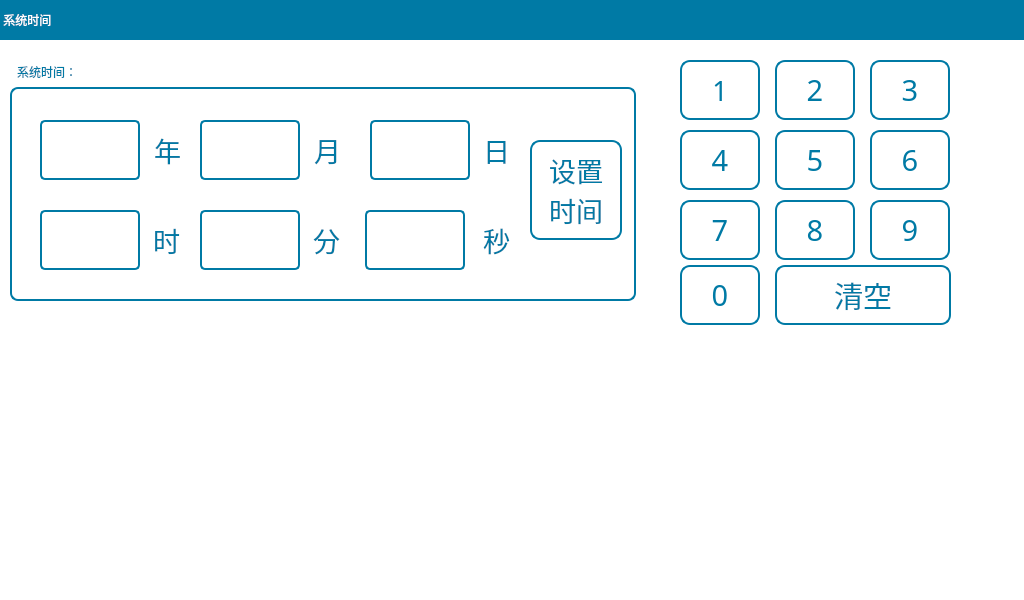
<?xml version="1.0" encoding="UTF-8"?>
<ui version="4.0">
 <class>ConfTime</class>
 <widget class="QWidget" name="ConfTime">
  <property name="geometry">
   <rect>
    <x>0</x>
    <y>0</y>
    <width>1024</width>
    <height>600</height>
   </rect>
  </property>
  <property name="focusPolicy">
   <enum>Qt::NoFocus</enum>
  </property>
  <property name="windowTitle">
   <string>Form</string>
  </property>
  <property name="styleSheet">
   <string notr="true">QWidget#ConfTime{
background-color: rgb(255, 255, 255);
}
QLineEdit{
font: 20pt &quot;文泉驿等宽微米黑&quot;;
color:rgb(0, 122, 165);
border-radius:5px;
border:2px solid rgb(0, 122, 165);
background-color: rgb(255, 255, 255);
}
QToolButton{
font: 20pt &quot;文泉驿等宽微米黑&quot;;
color:rgb(0, 122, 165);
border:2px solid rgb(0, 122, 165);
border-radius:10px;
background-color: rgb(255, 255, 255);
}
QLabel{
font: 20pt &quot;文泉驿等宽微米黑&quot;;
color:rgb(0, 122, 165);
}
QGroupBox{
font: 20pt &quot;文泉驿等宽微米黑&quot;;
color: rgb(0, 122, 165);
border:2px solid rgb(0, 122, 165);
border-radius:8px;
margin-top:22px;
}
QGroupBox:title{
subcontrol-origin: margin;
left: 5px;
}</string>
  </property>
  <widget class="QLabel" name="label_21">
   <property name="geometry">
    <rect>
     <x>0</x>
     <y>0</y>
     <width>1024</width>
     <height>40</height>
    </rect>
   </property>
   <property name="styleSheet">
    <string notr="true">font: 20pt &quot;文泉驿等宽微米黑&quot;;
color: rgb(255, 255, 255);
background-color:rgb(0, 122, 165);</string>
   </property>
   <property name="text">
    <string> 系统时间</string>
   </property>
  </widget>
  <widget class="QWidget" name="widget" native="true">
   <property name="geometry">
    <rect>
     <x>665</x>
     <y>50</y>
     <width>306</width>
     <height>291</height>
    </rect>
   </property>
   <property name="styleSheet">
    <string notr="true">QToolButton{
font: 22pt &quot;文泉驿等宽微米黑&quot;;
color:rgb(0, 122, 165);
border:2px solid rgb(0, 122, 165);
border-radius:10px;
background-color: rgb(255, 255, 255);
}</string>
   </property>
   <widget class="QToolButton" name="tBtn_5">
    <property name="geometry">
     <rect>
      <x>110</x>
      <y>80</y>
      <width>80</width>
      <height>60</height>
     </rect>
    </property>
    <property name="sizePolicy">
     <sizepolicy hsizetype="Fixed" vsizetype="Fixed">
      <horstretch>0</horstretch>
      <verstretch>0</verstretch>
     </sizepolicy>
    </property>
    <property name="font">
     <font>
      <family>文泉驿等宽微米黑</family>
      <pointsize>22</pointsize>
      <weight>50</weight>
      <italic>false</italic>
      <bold>false</bold>
     </font>
    </property>
    <property name="focusPolicy">
     <enum>Qt::NoFocus</enum>
    </property>
    <property name="text">
     <string>5</string>
    </property>
    <property name="autoRepeat">
     <bool>true</bool>
    </property>
   </widget>
   <widget class="QToolButton" name="tBtn_8">
    <property name="geometry">
     <rect>
      <x>110</x>
      <y>150</y>
      <width>80</width>
      <height>60</height>
     </rect>
    </property>
    <property name="sizePolicy">
     <sizepolicy hsizetype="Fixed" vsizetype="Fixed">
      <horstretch>0</horstretch>
      <verstretch>0</verstretch>
     </sizepolicy>
    </property>
    <property name="font">
     <font>
      <family>文泉驿等宽微米黑</family>
      <pointsize>22</pointsize>
      <weight>50</weight>
      <italic>false</italic>
      <bold>false</bold>
     </font>
    </property>
    <property name="focusPolicy">
     <enum>Qt::NoFocus</enum>
    </property>
    <property name="text">
     <string>8</string>
    </property>
    <property name="autoRepeat">
     <bool>true</bool>
    </property>
   </widget>
   <widget class="QToolButton" name="tBtn_9">
    <property name="geometry">
     <rect>
      <x>205</x>
      <y>150</y>
      <width>80</width>
      <height>60</height>
     </rect>
    </property>
    <property name="sizePolicy">
     <sizepolicy hsizetype="Fixed" vsizetype="Fixed">
      <horstretch>0</horstretch>
      <verstretch>0</verstretch>
     </sizepolicy>
    </property>
    <property name="font">
     <font>
      <family>文泉驿等宽微米黑</family>
      <pointsize>22</pointsize>
      <weight>50</weight>
      <italic>false</italic>
      <bold>false</bold>
     </font>
    </property>
    <property name="focusPolicy">
     <enum>Qt::NoFocus</enum>
    </property>
    <property name="text">
     <string>9</string>
    </property>
    <property name="autoRepeat">
     <bool>true</bool>
    </property>
   </widget>
   <widget class="QToolButton" name="tBtn_0">
    <property name="geometry">
     <rect>
      <x>15</x>
      <y>215</y>
      <width>80</width>
      <height>60</height>
     </rect>
    </property>
    <property name="sizePolicy">
     <sizepolicy hsizetype="Fixed" vsizetype="Fixed">
      <horstretch>0</horstretch>
      <verstretch>0</verstretch>
     </sizepolicy>
    </property>
    <property name="font">
     <font>
      <family>文泉驿等宽微米黑</family>
      <pointsize>22</pointsize>
      <weight>50</weight>
      <italic>false</italic>
      <bold>false</bold>
     </font>
    </property>
    <property name="focusPolicy">
     <enum>Qt::NoFocus</enum>
    </property>
    <property name="text">
     <string>0</string>
    </property>
    <property name="autoRepeat">
     <bool>true</bool>
    </property>
   </widget>
   <widget class="QToolButton" name="tBtn_4">
    <property name="geometry">
     <rect>
      <x>15</x>
      <y>80</y>
      <width>80</width>
      <height>60</height>
     </rect>
    </property>
    <property name="sizePolicy">
     <sizepolicy hsizetype="Fixed" vsizetype="Fixed">
      <horstretch>0</horstretch>
      <verstretch>0</verstretch>
     </sizepolicy>
    </property>
    <property name="font">
     <font>
      <family>文泉驿等宽微米黑</family>
      <pointsize>22</pointsize>
      <weight>50</weight>
      <italic>false</italic>
      <bold>false</bold>
     </font>
    </property>
    <property name="focusPolicy">
     <enum>Qt::NoFocus</enum>
    </property>
    <property name="text">
     <string>4</string>
    </property>
    <property name="autoRepeat">
     <bool>true</bool>
    </property>
   </widget>
   <widget class="QToolButton" name="tBtn_6">
    <property name="geometry">
     <rect>
      <x>205</x>
      <y>80</y>
      <width>80</width>
      <height>60</height>
     </rect>
    </property>
    <property name="sizePolicy">
     <sizepolicy hsizetype="Fixed" vsizetype="Fixed">
      <horstretch>0</horstretch>
      <verstretch>0</verstretch>
     </sizepolicy>
    </property>
    <property name="font">
     <font>
      <family>文泉驿等宽微米黑</family>
      <pointsize>22</pointsize>
      <weight>50</weight>
      <italic>false</italic>
      <bold>false</bold>
     </font>
    </property>
    <property name="focusPolicy">
     <enum>Qt::NoFocus</enum>
    </property>
    <property name="text">
     <string>6</string>
    </property>
    <property name="autoRepeat">
     <bool>true</bool>
    </property>
   </widget>
   <widget class="QToolButton" name="tBtn_2">
    <property name="geometry">
     <rect>
      <x>110</x>
      <y>10</y>
      <width>80</width>
      <height>60</height>
     </rect>
    </property>
    <property name="sizePolicy">
     <sizepolicy hsizetype="Fixed" vsizetype="Fixed">
      <horstretch>0</horstretch>
      <verstretch>0</verstretch>
     </sizepolicy>
    </property>
    <property name="font">
     <font>
      <family>文泉驿等宽微米黑</family>
      <pointsize>22</pointsize>
      <weight>50</weight>
      <italic>false</italic>
      <bold>false</bold>
     </font>
    </property>
    <property name="focusPolicy">
     <enum>Qt::NoFocus</enum>
    </property>
    <property name="text">
     <string>2</string>
    </property>
    <property name="autoRepeat">
     <bool>true</bool>
    </property>
   </widget>
   <widget class="QToolButton" name="tBtn_3">
    <property name="geometry">
     <rect>
      <x>205</x>
      <y>10</y>
      <width>80</width>
      <height>60</height>
     </rect>
    </property>
    <property name="sizePolicy">
     <sizepolicy hsizetype="Fixed" vsizetype="Fixed">
      <horstretch>0</horstretch>
      <verstretch>0</verstretch>
     </sizepolicy>
    </property>
    <property name="font">
     <font>
      <family>文泉驿等宽微米黑</family>
      <pointsize>22</pointsize>
      <weight>50</weight>
      <italic>false</italic>
      <bold>false</bold>
     </font>
    </property>
    <property name="focusPolicy">
     <enum>Qt::NoFocus</enum>
    </property>
    <property name="text">
     <string>3</string>
    </property>
    <property name="autoRepeat">
     <bool>true</bool>
    </property>
   </widget>
   <widget class="QToolButton" name="tBtn_1">
    <property name="geometry">
     <rect>
      <x>15</x>
      <y>10</y>
      <width>80</width>
      <height>60</height>
     </rect>
    </property>
    <property name="sizePolicy">
     <sizepolicy hsizetype="Fixed" vsizetype="Fixed">
      <horstretch>0</horstretch>
      <verstretch>0</verstretch>
     </sizepolicy>
    </property>
    <property name="font">
     <font>
      <family>文泉驿等宽微米黑</family>
      <pointsize>20</pointsize>
      <weight>50</weight>
      <italic>false</italic>
      <bold>false</bold>
     </font>
    </property>
    <property name="focusPolicy">
     <enum>Qt::NoFocus</enum>
    </property>
    <property name="styleSheet">
     <string notr="true">QToolButton{
font: 20pt &quot;文泉驿等宽微米黑&quot;;
color: rgb(0, 122, 165);
border:2px solid rgb(0, 122, 165);
border-radius:10px;
background-color: rgb(255, 255, 255);
}</string>
    </property>
    <property name="text">
     <string>1</string>
    </property>
    <property name="autoRepeat">
     <bool>true</bool>
    </property>
   </widget>
   <widget class="QToolButton" name="tBtn_del">
    <property name="geometry">
     <rect>
      <x>110</x>
      <y>215</y>
      <width>176</width>
      <height>60</height>
     </rect>
    </property>
    <property name="sizePolicy">
     <sizepolicy hsizetype="Fixed" vsizetype="Fixed">
      <horstretch>0</horstretch>
      <verstretch>0</verstretch>
     </sizepolicy>
    </property>
    <property name="minimumSize">
     <size>
      <width>0</width>
      <height>0</height>
     </size>
    </property>
    <property name="font">
     <font>
      <family>文泉驿等宽微米黑</family>
      <pointsize>22</pointsize>
      <weight>50</weight>
      <italic>false</italic>
      <bold>false</bold>
     </font>
    </property>
    <property name="focusPolicy">
     <enum>Qt::NoFocus</enum>
    </property>
    <property name="text">
     <string>清空</string>
    </property>
    <property name="autoRepeat">
     <bool>true</bool>
    </property>
   </widget>
   <widget class="QToolButton" name="tBtn_7">
    <property name="geometry">
     <rect>
      <x>15</x>
      <y>150</y>
      <width>80</width>
      <height>60</height>
     </rect>
    </property>
    <property name="sizePolicy">
     <sizepolicy hsizetype="Fixed" vsizetype="Fixed">
      <horstretch>0</horstretch>
      <verstretch>0</verstretch>
     </sizepolicy>
    </property>
    <property name="font">
     <font>
      <family>文泉驿等宽微米黑</family>
      <pointsize>22</pointsize>
      <weight>50</weight>
      <italic>false</italic>
      <bold>false</bold>
     </font>
    </property>
    <property name="focusPolicy">
     <enum>Qt::NoFocus</enum>
    </property>
    <property name="text">
     <string>7</string>
    </property>
    <property name="autoRepeat">
     <bool>true</bool>
    </property>
   </widget>
  </widget>
  <widget class="QGroupBox" name="groupBox_2">
   <property name="geometry">
    <rect>
     <x>10</x>
     <y>65</y>
     <width>626</width>
     <height>236</height>
    </rect>
   </property>
   <property name="title">
    <string>系统时间：</string>
   </property>
   <widget class="QLineEdit" name="lineEditYear">
    <property name="geometry">
     <rect>
      <x>30</x>
      <y>55</y>
      <width>100</width>
      <height>60</height>
     </rect>
    </property>
    <property name="font">
     <font>
      <family>文泉驿等宽微米黑</family>
      <pointsize>20</pointsize>
      <weight>50</weight>
      <italic>false</italic>
      <bold>false</bold>
     </font>
    </property>
    <property name="focusPolicy">
     <enum>Qt::ClickFocus</enum>
    </property>
    <property name="text">
     <string/>
    </property>
    <property name="maxLength">
     <number>4</number>
    </property>
    <property name="alignment">
     <set>Qt::AlignRight|Qt::AlignTrailing|Qt::AlignVCenter</set>
    </property>
   </widget>
   <widget class="QLineEdit" name="lineEditMonth">
    <property name="geometry">
     <rect>
      <x>190</x>
      <y>55</y>
      <width>100</width>
      <height>60</height>
     </rect>
    </property>
    <property name="font">
     <font>
      <family>文泉驿等宽微米黑</family>
      <pointsize>20</pointsize>
      <weight>50</weight>
      <italic>false</italic>
      <bold>false</bold>
     </font>
    </property>
    <property name="focusPolicy">
     <enum>Qt::ClickFocus</enum>
    </property>
    <property name="text">
     <string/>
    </property>
    <property name="maxLength">
     <number>2</number>
    </property>
    <property name="alignment">
     <set>Qt::AlignRight|Qt::AlignTrailing|Qt::AlignVCenter</set>
    </property>
   </widget>
   <widget class="QLineEdit" name="lineEditHour">
    <property name="geometry">
     <rect>
      <x>30</x>
      <y>145</y>
      <width>100</width>
      <height>60</height>
     </rect>
    </property>
    <property name="font">
     <font>
      <family>文泉驿等宽微米黑</family>
      <pointsize>20</pointsize>
      <weight>50</weight>
      <italic>false</italic>
      <bold>false</bold>
     </font>
    </property>
    <property name="focusPolicy">
     <enum>Qt::ClickFocus</enum>
    </property>
    <property name="text">
     <string/>
    </property>
    <property name="maxLength">
     <number>2</number>
    </property>
    <property name="alignment">
     <set>Qt::AlignRight|Qt::AlignTrailing|Qt::AlignVCenter</set>
    </property>
   </widget>
   <widget class="QLabel" name="lb_hour">
    <property name="geometry">
     <rect>
      <x>130</x>
      <y>145</y>
      <width>40</width>
      <height>60</height>
     </rect>
    </property>
    <property name="font">
     <font>
      <family>文泉驿等宽微米黑</family>
      <pointsize>20</pointsize>
      <weight>50</weight>
      <italic>false</italic>
      <bold>false</bold>
     </font>
    </property>
    <property name="text">
     <string>时</string>
    </property>
    <property name="alignment">
     <set>Qt::AlignRight|Qt::AlignTrailing|Qt::AlignVCenter</set>
    </property>
   </widget>
   <widget class="QLabel" name="lb_second">
    <property name="geometry">
     <rect>
      <x>460</x>
      <y>145</y>
      <width>40</width>
      <height>60</height>
     </rect>
    </property>
    <property name="font">
     <font>
      <family>文泉驿等宽微米黑</family>
      <pointsize>20</pointsize>
      <weight>50</weight>
      <italic>false</italic>
      <bold>false</bold>
     </font>
    </property>
    <property name="text">
     <string>秒</string>
    </property>
    <property name="alignment">
     <set>Qt::AlignRight|Qt::AlignTrailing|Qt::AlignVCenter</set>
    </property>
   </widget>
   <widget class="QLineEdit" name="lineEditDay">
    <property name="geometry">
     <rect>
      <x>360</x>
      <y>55</y>
      <width>100</width>
      <height>60</height>
     </rect>
    </property>
    <property name="font">
     <font>
      <family>文泉驿等宽微米黑</family>
      <pointsize>20</pointsize>
      <weight>50</weight>
      <italic>false</italic>
      <bold>false</bold>
     </font>
    </property>
    <property name="focusPolicy">
     <enum>Qt::ClickFocus</enum>
    </property>
    <property name="text">
     <string/>
    </property>
    <property name="maxLength">
     <number>2</number>
    </property>
    <property name="alignment">
     <set>Qt::AlignRight|Qt::AlignTrailing|Qt::AlignVCenter</set>
    </property>
   </widget>
   <widget class="QLabel" name="lb_year">
    <property name="geometry">
     <rect>
      <x>131</x>
      <y>55</y>
      <width>40</width>
      <height>60</height>
     </rect>
    </property>
    <property name="font">
     <font>
      <family>文泉驿等宽微米黑</family>
      <pointsize>20</pointsize>
      <weight>50</weight>
      <italic>false</italic>
      <bold>false</bold>
     </font>
    </property>
    <property name="text">
     <string>年</string>
    </property>
    <property name="alignment">
     <set>Qt::AlignRight|Qt::AlignTrailing|Qt::AlignVCenter</set>
    </property>
   </widget>
   <widget class="QLineEdit" name="lineEditSecond">
    <property name="geometry">
     <rect>
      <x>355</x>
      <y>145</y>
      <width>100</width>
      <height>60</height>
     </rect>
    </property>
    <property name="font">
     <font>
      <family>文泉驿等宽微米黑</family>
      <pointsize>20</pointsize>
      <weight>50</weight>
      <italic>false</italic>
      <bold>false</bold>
     </font>
    </property>
    <property name="focusPolicy">
     <enum>Qt::ClickFocus</enum>
    </property>
    <property name="text">
     <string/>
    </property>
    <property name="maxLength">
     <number>2</number>
    </property>
    <property name="alignment">
     <set>Qt::AlignRight|Qt::AlignTrailing|Qt::AlignVCenter</set>
    </property>
   </widget>
   <widget class="QLabel" name="lb_day_2">
    <property name="geometry">
     <rect>
      <x>460</x>
      <y>55</y>
      <width>40</width>
      <height>60</height>
     </rect>
    </property>
    <property name="font">
     <font>
      <family>文泉驿等宽微米黑</family>
      <pointsize>20</pointsize>
      <weight>50</weight>
      <italic>false</italic>
      <bold>false</bold>
     </font>
    </property>
    <property name="text">
     <string>日</string>
    </property>
    <property name="alignment">
     <set>Qt::AlignRight|Qt::AlignTrailing|Qt::AlignVCenter</set>
    </property>
   </widget>
   <widget class="QLineEdit" name="lineEditMinute">
    <property name="geometry">
     <rect>
      <x>190</x>
      <y>145</y>
      <width>100</width>
      <height>60</height>
     </rect>
    </property>
    <property name="font">
     <font>
      <family>文泉驿等宽微米黑</family>
      <pointsize>20</pointsize>
      <weight>50</weight>
      <italic>false</italic>
      <bold>false</bold>
     </font>
    </property>
    <property name="focusPolicy">
     <enum>Qt::ClickFocus</enum>
    </property>
    <property name="text">
     <string/>
    </property>
    <property name="maxLength">
     <number>2</number>
    </property>
    <property name="alignment">
     <set>Qt::AlignRight|Qt::AlignTrailing|Qt::AlignVCenter</set>
    </property>
   </widget>
   <widget class="QLabel" name="lb_minute">
    <property name="geometry">
     <rect>
      <x>290</x>
      <y>145</y>
      <width>40</width>
      <height>60</height>
     </rect>
    </property>
    <property name="font">
     <font>
      <family>文泉驿等宽微米黑</family>
      <pointsize>20</pointsize>
      <weight>50</weight>
      <italic>false</italic>
      <bold>false</bold>
     </font>
    </property>
    <property name="text">
     <string>分</string>
    </property>
    <property name="alignment">
     <set>Qt::AlignRight|Qt::AlignTrailing|Qt::AlignVCenter</set>
    </property>
   </widget>
   <widget class="QLabel" name="lb_month">
    <property name="geometry">
     <rect>
      <x>291</x>
      <y>55</y>
      <width>40</width>
      <height>60</height>
     </rect>
    </property>
    <property name="font">
     <font>
      <family>文泉驿等宽微米黑</family>
      <pointsize>20</pointsize>
      <weight>50</weight>
      <italic>false</italic>
      <bold>false</bold>
     </font>
    </property>
    <property name="text">
     <string>月</string>
    </property>
    <property name="alignment">
     <set>Qt::AlignRight|Qt::AlignTrailing|Qt::AlignVCenter</set>
    </property>
   </widget>
   <widget class="QToolButton" name="tBtnSysTimeOk">
    <property name="geometry">
     <rect>
      <x>520</x>
      <y>75</y>
      <width>92</width>
      <height>100</height>
     </rect>
    </property>
    <property name="font">
     <font>
      <family>文泉驿等宽微米黑</family>
      <pointsize>20</pointsize>
      <weight>50</weight>
      <italic>false</italic>
      <bold>false</bold>
     </font>
    </property>
    <property name="focusPolicy">
     <enum>Qt::NoFocus</enum>
    </property>
    <property name="text">
     <string>设置
时间</string>
    </property>
    <property name="iconSize">
     <size>
      <width>35</width>
      <height>35</height>
     </size>
    </property>
    <property name="toolButtonStyle">
     <enum>Qt::ToolButtonTextUnderIcon</enum>
    </property>
   </widget>
  </widget>
 </widget>
 <resources/>
 <connections/>
</ui>
